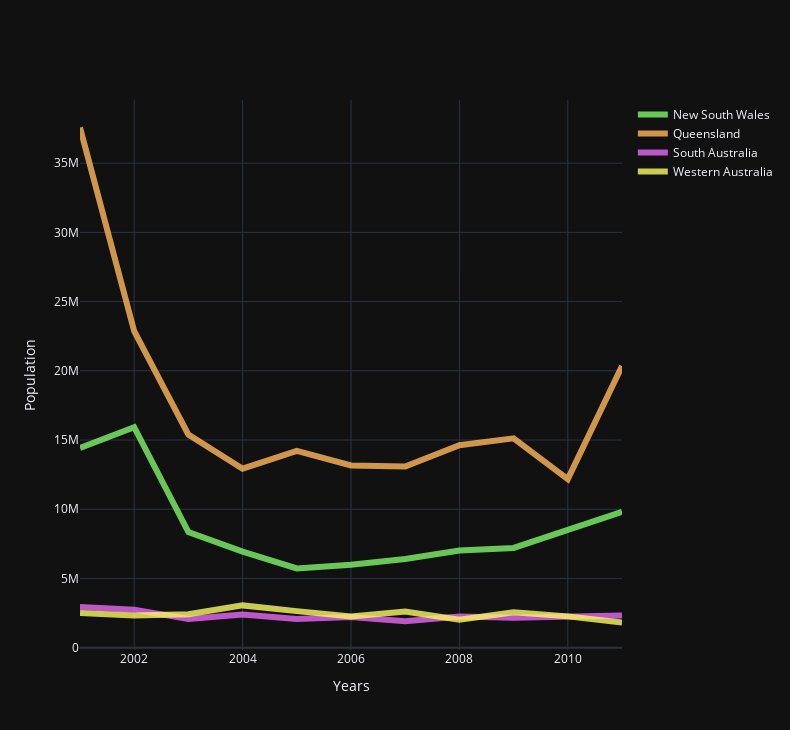

Source (notebook cell):
### Markdown cell above
### go.scatter (province by year)

### Code cell
df_b = df.loc[:]
df_b['Total'] = df_b.sum(axis=1, numeric_only=True)
df_b = df_b[['Year','State','Total']]
df_b = df_b.groupby(['Year', 'State']).mean()
df_b = df_b.pivot_table(values='Total', index='Year', columns='State').reset_index()
df_b.rename_axis(None, axis=1, inplace=True)
fig_b = go.Figure()
for i in range(len(df_b.columns[1:])):
    fig_b.add_trace(go.Scatter(x = df_b.Year.to_list(), 
                             y = df_b[df_b.columns[1:][i]].to_list(), 
                             opacity = 0.8,
                             mode='lines', 
                             marker=dict(color=colors[2+i]), 
                             name=df_b.columns[1:][i],
                             line = dict(width=6.0),))
fig_b.update_layout(xaxis_title='Years', yaxis_title='Population', 
                  template = 'plotly_dark', width=790, height=730)

### Figure 1 — Plotly figure (JSON) as saved in the notebook; plotly's stock layout.template omitted (floating-point values rounded to 4 significant figures)
{"data": [{"line": {"width": 6}, "marker": {"color": "#80f569"}, "mode": "lines", "name": "New South Wales", "opacity": 0.8, "type": "scatter", "x": [2001, 2002, 2003, 2004, 2005, 2006, 2007, 2008, 2009, 2010, 2011], "y": [14433247, 15930606, 8350717, 6942897, 5724636, 5982677, 6403804, 7012146, 7205295, 8524122, 9817126]}, {"line": {"width": 6}, "marker": {"color": "#ffb85c"}, "mode": "lines", "name": "Queensland", "opacity": 0.8, "type": "scatter", "x": [2001, 2002, 2003, 2004, 2005, 2006, 2007, 2008, 2009, 2010, 2011], "y": [37576301, 22858130, 15391410, 12927687, 14209865, 13158664, 13088645, 14622250, 15127076, 12174817, 20347254]}, {"line": {"width": 6}, "marker": {"color": "#e969f5"}, "mode": "lines", "name": "South Australia", "opacity": 0.8, "type": "scatter", "x": [2001, 2002, 2003, 2004, 2005, 2006, 2007, 2008, 2009, 2010, 2011], "y": [2929001, 2746002, 2065003, 2399004, 2071005, 2215006, 1905007, 2248008, 2156009, 2207010, 2329611]}, {"line": {"width": 6}, "marker": {"color": "#fcfa62"}, "mode": "lines", "name": "Western Australia", "opacity": 0.8, "type": "scatter", "x": [2001, 2002, 2003, 2004, 2005, 2006, 2007, 2008, 2009, 2010, 2011], "y": [2499481, 2318802, 2415403, 3053349, 2638805, 2258606, 2619182, 2022133, 2559979, 2260117, 1817730]}], "layout": {"height": 730, "width": 790, "xaxis": {"autorange": true, "range": [2001, 2011], "title": {"text": "Years"}, "type": "linear"}, "yaxis": {"autorange": true, "range": [-168900.0, 39560000.0], "title": {"text": "Population"}, "type": "linear"}}}
